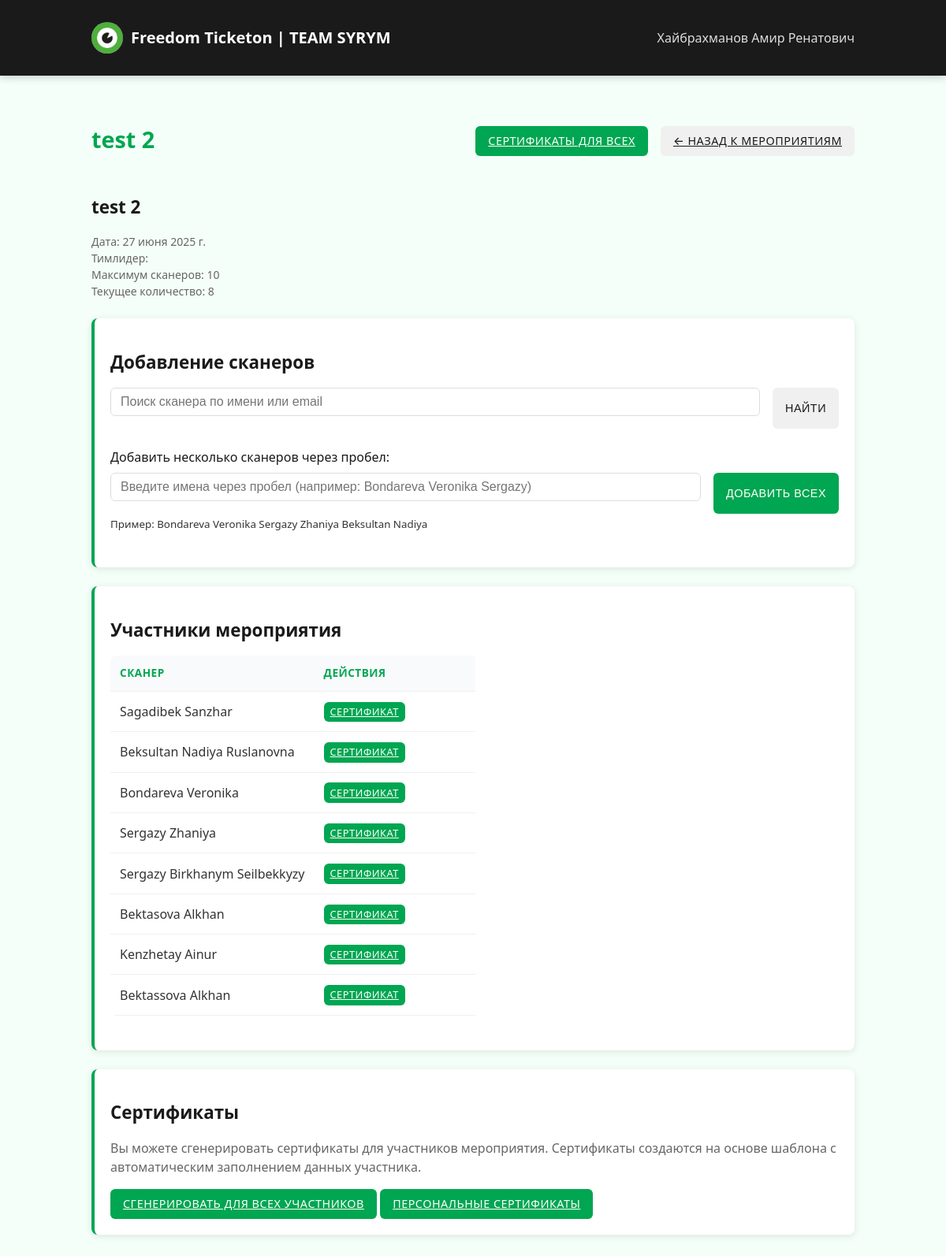
/events/625/edit/ (signed in), run on the app's committed database.
### core/models.py (models this page shows, shortened)
class Event(models.Model):
    name = models.CharField(max_length=200)
    date = models.DateField()
    start_date = models.DateField(null=True, blank=True)
    end_date = models.DateField(null=True, blank=True)
    location = models.CharField(max_length=200, default='Астана')
    description = models.TextField(blank=True, default='')
    created_by = models.ForeignKey(User, on_delete=models.CASCADE)
    created_at = models.DateTimeField(default=timezone.now)
    code = models.CharField(max_length=10, default='DEFAULT000')
    duration_hours = models.FloatField(default=1.0)
    max_scanners = models.IntegerField(default=10)

class EventParticipant(models.Model):
    event = models.ForeignKey(Event, on_delete=models.CASCADE)
    volunteer = models.ForeignKey(Scanner, on_delete=models.CASCADE)
    registered_at = models.DateTimeField(default=timezone.now)
    hours_awarded = models.FloatField(default=0.0)
    class Meta:
        unique_together = ('event', 'volunteer')

class Scanner(models.Model):
    first_name = models.CharField(max_length=100)
    last_name = models.CharField(max_length=100)
    email = models.EmailField(blank=True, null=True)
    created_at = models.DateTimeField(default=timezone.now)

### core/views.py (the view, shortened to what this page needs)
# urls.py: path('events/<int:event_id>/edit/', views.event_edit, name='event_edit'),
@team_leader_required
def event_edit(request, event_id):
    event = Event.objects.get(id=event_id)
    all_scanners = Scanner.objects.all()
    participants = EventParticipant.objects.filter(event=event).select_related('volunteer')
    return render(request, 'core/event_edit.html', {
        'event': event,
        'all_scanners': all_scanners,
        'participants': participants,
        'is_creator': event.created_by == request.user,
        'is_admin': request.user.is_staff
    })

### core/models.py (called while the page is built)
def is_team_leader(user):
    return user.groups.filter(name='Тимлидеры').exists()

### core/views.py (called while the page is built)
def is_team_leader_or_admin(user):
    return user.is_authenticated and (user.is_team_leader or user.is_staff)

### templates/core/event_edit.html (shortened to what this page needs)
{% extends 'base.html' %}
{% load custom_filters %}
{% block content %}
<div class="flex justify-between items-center mb-3">
    <h1>{{ event.name }}</h1>
    <div class="flex gap-2">
        <a href="{% url 'generate_all_certificates' event.id %}" class="btn btn-success">Сертификаты для всех</a>
        <a href="{% url 'events' %}" class="btn btn-secondary">← Назад к мероприятиям</a>
    </div>
</div>
<div class="event-details mb-3">
    <h2>{{ event.name }}</h2>
    <div class="text-sm" style="color: #666;">
        <div>Дата: {{ event.date }}</div>
        <div>Тимлидер: {{ event.created_by.first_name }} {{ event.created_by.last_name }}</div>
        <div>Максимум сканеров: {{ event.max_scanners }}</div>
        <div>Текущее количество: {{ participants.count }}</div>
    </div>
</div>
<div class="card mb-3">
    <h2 class="mb-2">Добавление сканеров</h2>
    <div id="search-wrapper">
        <form id="add-volunteer-form" method="post">
            <div class="flex gap-2 mb-3">
                <input id="volunteer-search" type="text" class="form-control" placeholder="Поиск сканера по имени или email" autocomplete="off" style="flex:1">
                <button type="button" id="search-btn" class="btn btn-secondary">Найти</button>
            </div>
            <div class="mb-3">
                <label for="volunteer-names" class="block mb-1">Добавить несколько сканеров через пробел:</label>
                <div class="flex gap-2">
                    <input id="volunteer-names" name="volunteer_names" type="text" class="form-control" placeholder="Введите имена через пробел (например: Bondareva Veronika Sergazy)" style="flex:1">
                    <button name="add_volunteer" class="btn btn-primary">Добавить всех</button>
                </div>
                <small class="text-muted">Пример: Bondareva Veronika Sergazy Zhaniya Beksultan Nadiya</small>
            </div>
        </form>
    </div>
</div>
<div class="card mb-3">
    <h2 class="mb-2">Участники мероприятия</h2>
    {% if participants %}
    <form method="post">
        <table>
            <thead>
                <tr>
                    <th>Сканер</th>
                    <th style="width: 180px;">Действия</th>
                </tr>
            </thead>
            <tbody>
                {% for p in participants %}
                <tr>
                    <td>{{ p.volunteer.first_name }} {{ p.volunteer.last_name }}</td>
                    <td>
                        <a href="{% url 'generate_certificate' p.id %}" class="btn btn-success" style="font-size: 0.8rem; padding: 0.2rem 0.5rem;">Сертификат</a>
                    </td>
                </tr>
                {% endfor %}
            </tbody>
        </table>
    </form>
    {% else %}
    <p style="color: #666; text-align: center; padding: 1rem;">
        Пока нет добавленных сканеров
    </p>
    {% endif %}
</div>
<div class="card mt-3">
    <h2 class="mb-2">Сертификаты</h2>
    <p class="mb-2" style="color: #666;">
        Вы можете сгенерировать сертификаты для участников мероприятия.
        Сертификаты создаются на основе шаблона с автоматическим заполнением данных участника.
    </p>
    <div>
        <a href="{% url 'generate_all_certificates' event.id %}" class="btn btn-success">Сгенерировать для всех участников</a>
        <a href="{% url 'scanner_certificates' %}" class="btn btn-primary">Персональные сертификаты</a>
    </div>
</div>
{% endblock %}

### templates/base.html (shortened to what this page needs)
{% load static %}
<!DOCTYPE html>
<html lang="ru">
<head>
    <link rel="stylesheet" href="{% static 'css/main.css' %}">
</head>
<body>
    <nav class="navbar">
        <div class="container">
            <div class="navbar-top">
                <a href="{% url 'home' %}" class="navbar-brand">
                    <img src="{% static 'img/freedom_logo.jpg' %}" alt="Freedom Logo" class="logo">
                    <span class="brand-text">Freedom Ticketon | TEAM SYRYM</span>
                </a>
            </div>
            {% if user.is_authenticated %}
            <ul class="navbar-nav" id="mobileMenu">
                <li class="nav-item">
                    <span class="nav-link">{{ user.first_name }} {{ user.last_name }}</span>
                </li>
            </ul>
            {% endif %}
        </div>
    </nav>
    <div class="container mt-3">
        {% block content %}{% endblock %}
    </div>
</body>
</html>

### static/css/main.css (style rules this page uses)
:root { --primary-color: #00a651; --primary-hover: #008442; --accent-color: #4dc075; --light-color: #f5fff9; --dark-color: #1a1a1a; --gray-color: #f0f0f0; --text-color: #333; --danger-color: #d84040; --success-color: #00a651; }
body { font-family: "Segoe UI", -apple-system, BlinkMacSystemFont, Roboto, Oxygen, Ubuntu, sans-serif; background-color: var(--light-color); color: var(--text-color); line-height: 1.5; margin: 0; padding: 0; -webkit-font-smoothing: antialiased; -moz-osx-font-smoothing: grayscale; }
.container { width: 100%; max-width: 1000px; margin: 0 auto; padding: 1rem; box-sizing: border-box; }
.card { background: white; border-radius: 8px; box-shadow: 0 2px 10px rgba(0, 0, 0, 0.1); padding: 20px; margin-bottom: 20px; border-left: 4px solid var(--primary-color); overflow: hidden; }
h1, h2, h3 { color: var(--dark-color); font-weight: 600; word-wrap: break-word; }
h1 { font-size: 1.8rem; margin-bottom: 1.5rem; color: var(--primary-color); }
h2 { font-size: 1.4rem; margin-bottom: 1rem; color: var(--dark-color); }
.form-control { display: block; width: 100%; padding: 0.5rem 0.75rem; border: 1px solid #ddd; border-radius: 6px; margin-bottom: 1rem; font-size: 1rem; transition: all 0.2s ease; box-sizing: border-box; }
label { display: block; margin-bottom: 0.5rem; font-weight: 500; color: var(--dark-color); }
.btn { padding: 0.5rem 1rem; border-radius: 6px; border: none; cursor: pointer; font-weight: 500; transition: background-color 0.2s, transform 0.1s; text-transform: uppercase; letter-spacing: 0.5px; font-size: 0.9rem; display: inline-block; text-align: center; }
.btn-primary { background-color: var(--primary-color); color: white; }
.btn-secondary { background-color: var(--gray-color); color: var(--dark-color); }
.btn-success { background-color: var(--success-color); color: white; }
table { width: 100%; border-collapse: collapse; margin-bottom: 1.5rem; background-color: white; border-radius: 8px; overflow-x: auto; display: block; }
th, td { padding: 0.75rem; text-align: left; border-bottom: 1px solid var(--gray-color); }
th { font-weight: 600; background-color: #f9fafc; color: var(--primary-color); text-transform: uppercase; font-size: 0.85rem; letter-spacing: 0.5px; }
.mb-1 { margin-bottom: 0.5rem; }
.mb-2 { margin-bottom: 1rem; }
.mb-3 { margin-bottom: 1.5rem; }
.mt-3 { margin-top: 1.5rem; }
.flex { display: flex; }
.items-center { align-items: center; }
.justify-between { justify-content: space-between; }
.gap-2 { gap: 1rem; }
.text-sm { font-size: 0.875rem; }
.navbar { background-color: var(--dark-color); color: white; padding: 0.75rem 0; box-shadow: 0 2px 10px rgba(0,0,0,0.2); position: relative; }
.navbar .container { display: flex; justify-content: space-between; align-items: center; }
.navbar-brand { font-size: 1.25rem; font-weight: 600; color: white; text-decoration: none; display: flex; align-items: center; }
.navbar-nav { display: flex; list-style: none; margin: 0; padding: 0; }
.nav-item { margin-left: 1.5rem; }
.nav-link { color: rgba(255, 255, 255, 0.85); text-decoration: none; transition: color 0.2s; position: relative; padding: 0.5rem 0; }
.nav-link::after { content: ''; position: absolute; bottom: 0; left: 0; width: 0; height: 2px; background-color: var(--primary-color); transition: width 0.3s; }

### templates/base.html (style rules this page uses)
.logo { width: 40px; height: 40px; margin-right: 10px; border-radius: 50%; }
.navbar-brand { display: flex; align-items: center; }

### data on the page
Event: name "test 2", date "27 июня 2025 г.", max_scanners "10"
EventParticipant: volunteer.first_name "Sagadibek", volunteer.last_name "Sanzhar"
EventParticipant: volunteer.first_name "Beksultan", volunteer.last_name "Nadiya Ruslanovna"
EventParticipant: volunteer.first_name "Bondareva", volunteer.last_name "Veronika"
EventParticipant: volunteer.first_name "Sergazy", volunteer.last_name "Zhaniya"
EventParticipant: volunteer.first_name "Sergazy", volunteer.last_name "Birkhanym Seilbekkyzy"
EventParticipant: volunteer.first_name "Bektasova", volunteer.last_name "Alkhan"
EventParticipant: volunteer.first_name "Kenzhetay", volunteer.last_name "Ainur"
EventParticipant: volunteer.first_name "Bektassova", volunteer.last_name "Alkhan"

### other printed values
{{ user.first_name }} "Хайбрахманов"
{{ user.last_name }} "Амир Ренатович"
{{ participants.count }} "8"
